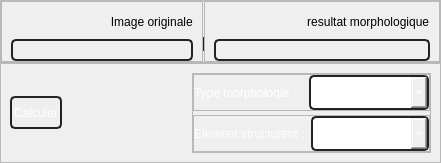
            <widget class="QWidget" name="page_morpho">
             <layout class="QVBoxLayout" name="verticalLayout_29">
              <property name="spacing">
               <number>0</number>
              </property>
              <property name="leftMargin">
               <number>0</number>
              </property>
              <property name="topMargin">
               <number>0</number>
              </property>
              <property name="rightMargin">
               <number>0</number>
              </property>
              <property name="bottomMargin">
               <number>0</number>
              </property>
              <item>
               <widget class="QFrame" name="frame_29">
                <property name="frameShape">
                 <enum>QFrame::StyledPanel</enum>
                </property>
                <property name="frameShadow">
                 <enum>QFrame::Raised</enum>
                </property>
                <layout class="QHBoxLayout" name="horizontalLayout_20">
                 <property name="spacing">
                  <number>0</number>
                 </property>
                 <property name="leftMargin">
                  <number>0</number>
                 </property>
                 <property name="topMargin">
                  <number>0</number>
                 </property>
                 <property name="rightMargin">
                  <number>0</number>
                 </property>
                 <property name="bottomMargin">
                  <number>0</number>
                 </property>
                 <item>
                  <widget class="QFrame" name="frame_31">
                   <property name="frameShape">
                    <enum>QFrame::StyledPanel</enum>
                   </property>
                   <property name="frameShadow">
                    <enum>QFrame::Raised</enum>
                   </property>
                   <layout class="QVBoxLayout" name="verticalLayout_30">
                    <property name="bottomMargin">
                     <number>0</number>
                    </property>
                    <item>
                     <widget class="QLabel" name="label_19">
                      <property name="maximumSize">
                       <size>
                        <width>16777215</width>
                        <height>25</height>
                       </size>
                      </property>
                      <property name="styleSheet">
                       <string notr="true"/>
                      </property>
                      <property name="text">
                       <string>                              Image originale</string>
                      </property>
                     </widget>
                    </item>
                    <item>
                     <widget class="QLabel" name="label_img_morpho">
                      <property name="styleSheet">
                       <string notr="true">*{
border: 1.5px solid #232323;
padding:2px;
border-radius: 5px;
}</string>
                      </property>
                      <property name="text">
                       <string/>
                      </property>
                     </widget>
                    </item>
                   </layout>
                  </widget>
                 </item>
                 <item>
                  <widget class="QLabel" name="label_20">
                   <property name="maximumSize">
                    <size>
                     <width>1</width>
                     <height>16777215</height>
                    </size>
                   </property>
                   <property name="styleSheet">
                    <string notr="true">background-color: rgb(35, 35, 35);
margin-bottom:11px;
margin-top:36px;</string>
                   </property>
                   <property name="text">
                    <string/>
                   </property>
                  </widget>
                 </item>
                 <item>
                  <widget class="QFrame" name="frame_32">
                   <property name="frameShape">
                    <enum>QFrame::StyledPanel</enum>
                   </property>
                   <property name="frameShadow">
                    <enum>QFrame::Raised</enum>
                   </property>
                   <layout class="QVBoxLayout" name="verticalLayout_31">
                    <property name="bottomMargin">
                     <number>0</number>
                    </property>
                    <item>
                     <widget class="QLabel" name="label_21">
                      <property name="maximumSize">
                       <size>
                        <width>16777215</width>
                        <height>25</height>
                       </size>
                      </property>
                      <property name="styleSheet">
                       <string notr="true"/>
                      </property>
                      <property name="text">
                       <string>                            resultat morphologique</string>
                      </property>
                     </widget>
                    </item>
                    <item>
                     <widget class="QLabel" name="label_rslt_morpho">
                      <property name="styleSheet">
                       <string notr="true">*{
border: 1.5px solid #232323;
padding:2px;
border-radius: 5px;
}</string>
                      </property>
                      <property name="text">
                       <string/>
                      </property>
                     </widget>
                    </item>
                   </layout>
                  </widget>
                 </item>
                </layout>
               </widget>
              </item>
              <item>
               <widget class="QFrame" name="frame_30">
                <property name="maximumSize">
                 <size>
                  <width>16777215</width>
                  <height>100</height>
                 </size>
                </property>
                <property name="frameShape">
                 <enum>QFrame::StyledPanel</enum>
                </property>
                <property name="frameShadow">
                 <enum>QFrame::Raised</enum>
                </property>
                <layout class="QHBoxLayout" name="horizontalLayout_21">
                 <property name="spacing">
                  <number>28</number>
                 </property>
                 <item>
                  <widget class="QPushButton" name="btn_calculer_morpho">
                   <property name="cursor">
                    <cursorShape>PointingHandCursor</cursorShape>
                   </property>
                   <property name="styleSheet">
                    <string notr="true">*{
color: rgb(255, 255, 255);
border: 1.5px solid #232323;
height:25px;
padding:2px;
border-radius: 5px;
}

QPushButton::hover{
background-color: #232323;
}</string>
                   </property>
                   <property name="text">
                    <string>Calculer</string>
                   </property>
                  </widget>
                 </item>
                 <item>
                  <spacer name="horizontalSpacer_2">
                   <property name="orientation">
                    <enum>Qt::Horizontal</enum>
                   </property>
                   <property name="sizeHint" stdset="0">
                    <size>
                     <width>40</width>
                     <height>20</height>
                    </size>
                   </property>
                  </spacer>
                 </item>
                 <item>
                  <widget class="QFrame" name="frame_34">
                   <property name="frameShape">
                    <enum>QFrame::StyledPanel</enum>
                   </property>
                   <property name="frameShadow">
                    <enum>QFrame::Raised</enum>
                   </property>
                   <layout class="QVBoxLayout" name="verticalLayout_8">
                    <property name="spacing">
                     <number>4</number>
                    </property>
                    <property name="leftMargin">
                     <number>0</number>
                    </property>
                    <property name="topMargin">
                     <number>0</number>
                    </property>
                    <property name="rightMargin">
                     <number>0</number>
                    </property>
                    <property name="bottomMargin">
                     <number>0</number>
                    </property>
                    <item>
                     <widget class="QFrame" name="frame_5">
                      <property name="maximumSize">
                       <size>
                        <width>16777215</width>
                        <height>50</height>
                       </size>
                      </property>
                      <property name="frameShape">
                       <enum>QFrame::StyledPanel</enum>
                      </property>
                      <property name="frameShadow">
                       <enum>QFrame::Raised</enum>
                      </property>
                      <layout class="QHBoxLayout" name="horizontalLayout_5">
                       <property name="leftMargin">
                        <number>0</number>
                       </property>
                       <property name="topMargin">
                        <number>0</number>
                       </property>
                       <property name="rightMargin">
                        <number>0</number>
                       </property>
                       <property name="bottomMargin">
                        <number>0</number>
                       </property>
                       <item>
                        <widget class="QLabel" name="label_23">
                         <property name="styleSheet">
                          <string notr="true">color: rgb(255, 255, 255);</string>
                         </property>
                         <property name="text">
                          <string>Type morpholoqie :</string>
                         </property>
                        </widget>
                       </item>
                       <item>
                        <widget class="QComboBox" name="comboBox_morpho">
                         <property name="styleSheet">
                          <string notr="true">*{color: rgb(255, 255, 255);
border: 1.5px solid #232323;
height:40px;
padding:2px;
border-radius: 5px;
}</string>
                         </property>
                         <item>
                          <property name="text">
                           <string>Choisir l'opéation</string>
                          </property>
                         </item>
                         <item>
                          <property name="text">
                           <string>Erosion</string>
                          </property>
                         </item>
                         <item>
                          <property name="text">
                           <string>Dilatation</string>
                          </property>
                         </item>
                         <item>
                          <property name="text">
                           <string>Fermeture</string>
                          </property>
                         </item>
                         <item>
                          <property name="text">
                           <string>Ouverture</string>
                          </property>
                         </item>
                         <item>
                          <property name="text">
                           <string>Filtrage morpho</string>
                          </property>
                         </item>
                        </widget>
                       </item>
                      </layout>
                     </widget>
                    </item>
                    <item>
                     <widget class="QFrame" name="frame_4">
                      <property name="frameShape">
                       <enum>QFrame::StyledPanel</enum>
                      </property>
                      <property name="frameShadow">
                       <enum>QFrame::Raised</enum>
                      </property>
                      <layout class="QHBoxLayout" name="horizontalLayout_10">
                       <property name="leftMargin">
                        <number>0</number>
                       </property>
                       <property name="topMargin">
                        <number>0</number>
                       </property>
                       <property name="rightMargin">
                        <number>0</number>
                       </property>
                       <property name="bottomMargin">
                        <number>0</number>
                       </property>
                       <item>
                        <widget class="QLabel" name="label_29">
                         <property name="styleSheet">
                          <string notr="true">color: rgb(255, 255, 255);</string>
                         </property>
                         <property name="text">
                          <string>Element structurent :</string>
                         </property>
                        </widget>
                       </item>
                       <item>
                        <widget class="QComboBox" name="comboBox_morpho_elem">
                         <property name="styleSheet">
                          <string notr="true">*{color: rgb(255, 255, 255);
border: 1.5px solid #232323;
height:40px;
padding:2px;
border-radius: 5px;
}</string>
                         </property>
                         <item>
                          <property name="text">
                           <string>Choisir l'élement</string>
                          </property>
                         </item>
                         <item>
                          <property name="text">
                           <string>3x3</string>
                          </property>
                         </item>
                         <item>
                          <property name="text">
                           <string>4x4</string>
                          </property>
                         </item>
                         <item>
                          <property name="text">
                           <string>5x5</string>
                          </property>
                         </item>
                         <item>
                          <property name="text">
                           <string>7x7</string>
                          </property>
                         </item>
                         <item>
                          <property name="text">
                           <string>11x11</string>
                          </property>
                         </item>
                         <item>
                          <property name="text">
                           <string>45x45</string>
                          </property>
                         </item>
                        </widget>
                       </item>
                      </layout>
                     </widget>
                    </item>
                   </layout>
                  </widget>
                 </item>
                </layout>
               </widget>
              </item>
             </layout>
            </widget>
